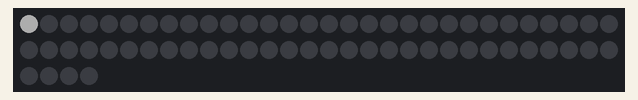
The sketch below on a simulated Arduino Uno, built with avr-gcc and run on an emulated ATmega328P. On the bench: 64 RGB LEDs in strip order, left to right, continuing on the next row. Dim RGB values are drawn brighter than linear.

Above: at 0.15 s.
At 4.72 s:
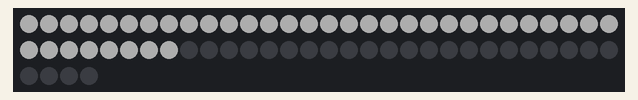
At 8.98 s:
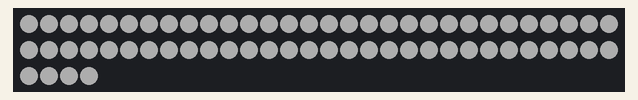
At 16.6 s:
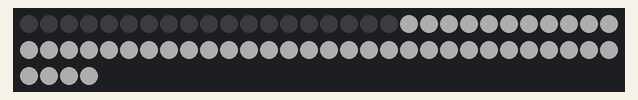
At 24.22 s:
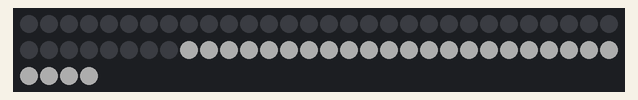
At 39.75 s:
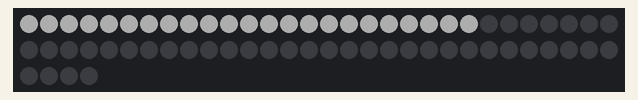

The sketch:

Neo5.ino
```cpp
#include <Adafruit_NeoPixel.h>

Adafruit_NeoPixel strip(64, 7);

int light = 0;
int isOn;

void setup() {
  // put your setup code here, to run once:
  strip.begin();
  strip.clear();
  strip.setBrightness(50);

  isOn = true;

}

void loop() {
  // put your main code here, to run repeatedly:

  for (int i = 0; i < strip.numPixels(); i++) {
    strip.setPixelColor(i, 255, 255, 255);
    strip.show();
    delay(25);
  }
  for (int i = 0; i < strip.numPixels(); i++) {
    strip.setPixelColor(i, 0, 0, 0);
    strip.show();
    delay(25);
  }


}
```
